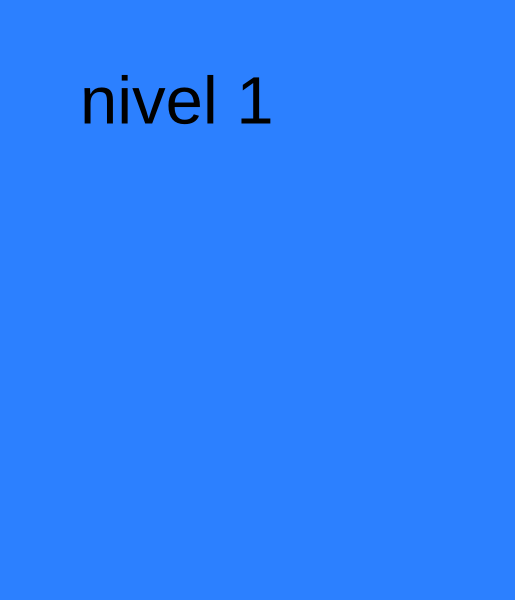
<?xml version="1.0" encoding="UTF-8"?>
<ui version="4.0">
 <class>level_1</class>
 <widget class="QMainWindow" name="level_1">
  <property name="geometry">
   <rect>
    <x>0</x>
    <y>0</y>
    <width>515</width>
    <height>600</height>
   </rect>
  </property>
  <property name="windowTitle">
   <string>MainWindow</string>
  </property>
  <property name="styleSheet">
   <string notr="true">background-color: rgb(44, 128, 255);</string>
  </property>
  <widget class="QWidget" name="centralwidget">
   <widget class="QLabel" name="intro_level1">
    <property name="geometry">
     <rect>
      <x>80</x>
      <y>50</y>
      <width>221</width>
      <height>101</height>
     </rect>
    </property>
    <property name="font">
     <font>
      <pointsize>50</pointsize>
     </font>
    </property>
    <property name="text">
     <string>nivel 1</string>
    </property>
   </widget>
  </widget>
  <widget class="QMenuBar" name="menubar">
   <property name="geometry">
    <rect>
     <x>0</x>
     <y>0</y>
     <width>515</width>
     <height>21</height>
    </rect>
   </property>
  </widget>
  <widget class="QStatusBar" name="statusbar"/>
 </widget>
 <resources/>
 <connections/>
</ui>
